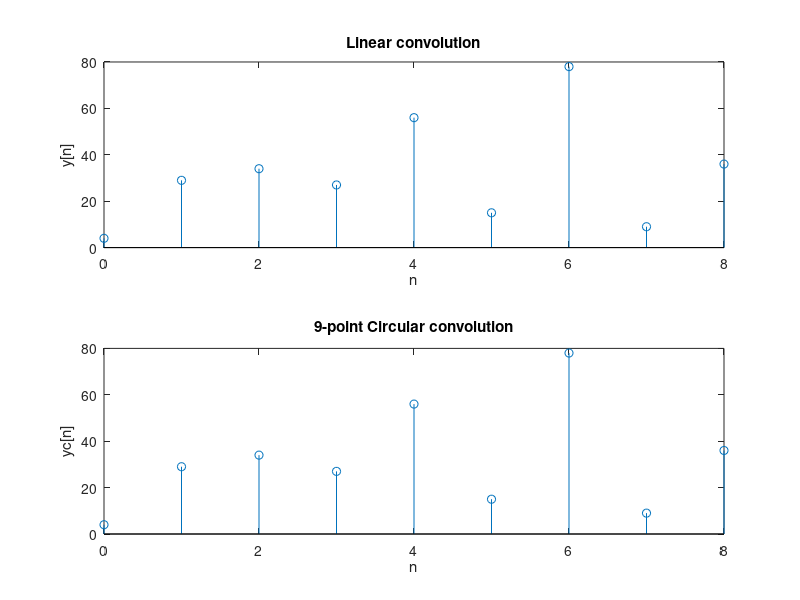

Write the MATLAB code that produced this figure.
xn = [1 6 1 4];
hn = [4 5 0 6 0 9];
yn = conv(xn,hn);
N = length(xn)+length(hn)-1;
ycn = cconv(xn,hn,N);
n = 0:1:N-1;
subplot(2,1,1);
stem(n,yn);
xlabel('n');
ylabel('y[n]');
title('Linear convolution');
subplot(2,1,2);
stem(n,ycn);
xlabel('n');
ylabel('yc[n]');
title('9-point Circular convolution');